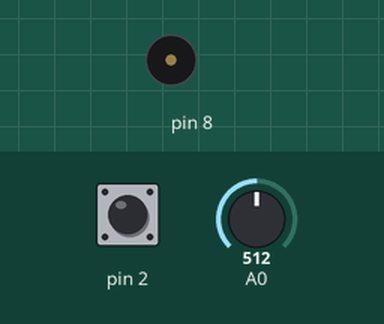
A program run on a simulated Arduino Uno, built with avr-gcc and run on an emulated ATmega328P. Parts: buzzer (waves = sounding). Inputs (shaded band) come from the test bench; at power-on: pin 2 HIGH, A0 = 512.

Above: at 1.2 s.
1.3 s: pin 2 pulled LOW for 0.15 s
At 1.48 s:
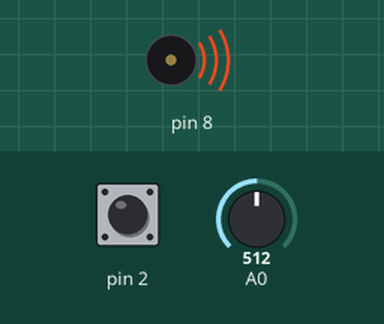
4.3 s: pin 2 pulled LOW for 1 s
6.8 s: pin 2 pulled LOW for 3.2 s
At 7.34 s:
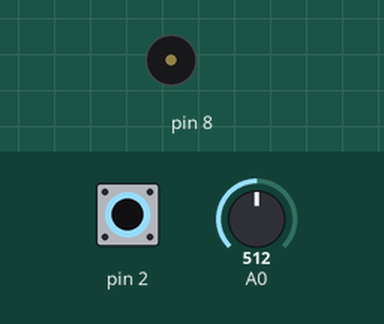
Timing chart, 0 to 17.5 s (numbered marks = the images above; inputs shaded):
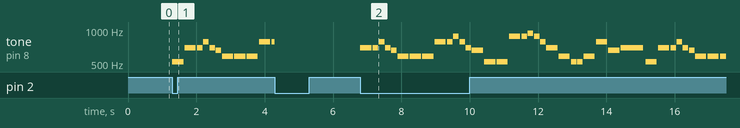

The program:

main.cpp
```cpp
#include <Arduino.h>
#include <avr/io.h>
#include <merrychristmas.h>


volatile bool isPlaying = false;
volatile unsigned long lastInterruptTime = 0;
volatile bool buttonPressed = false;


int numNotes = sizeof(melody) / sizeof(melody[0]) / 2;
int currentNote = 0;


void buttonISR() {
    unsigned long currentTime = millis();
    if (currentTime - lastInterruptTime > 300) {
        isPlaying = !isPlaying;
        lastInterruptTime = currentTime;
        buttonPressed = true;

        if (!isPlaying) {
            noTone(8);
            currentNote = 0;
        }
    }
}


void initADC() {

    ADMUX = (1 << REFS0);

    ADCSRA = (1 << ADEN) | (1 << ADPS2) | (1 << ADPS1) | (1 << ADPS0);
}


uint16_t readADC(uint8_t channel) {

    ADMUX = (ADMUX & 0xF0) | (channel & 0x0F);

    ADCSRA |= (1 << ADSC);

    while (ADCSRA & (1 << ADSC));
    return ADC;
}

long myMap(long x, long in_min, long in_max, long out_min, long out_max) {
    return (x - in_min) * (out_max - out_min) / (in_max - in_min) + out_min;
}

void setup() {

    DDRB |= (1 << DDB0);

    DDRD &= ~(1 << DDD2);   // Input
    PORTD |= (1 << PORTD2); // Enable pull-up

    initADC();

    attachInterrupt(digitalPinToInterrupt(2), buttonISR, FALLING);
}

void loop() {

    if (buttonPressed) {
        buttonPressed = false;
    }


    uint16_t potValue = readADC(0);
    int tempo = myMap(potValue, 0, 1023, 80, 250);
    int wholenote = (60000L * 4) / tempo;


    static unsigned long lastDebugPrint = 0;
    if (!isPlaying && (millis() - lastDebugPrint > 2000)) {
        lastDebugPrint = millis();
    }

    if (isPlaying) {
        if (currentNote < numNotes * 2) {
            int note = melody[currentNote];
            int divider = melody[currentNote + 1];
            int noteDuration;

            if (divider > 0) {
                noteDuration = wholenote / divider;
            } else {
                noteDuration = (wholenote / (-divider)) * 3 / 2;
            }

            if (note != REST) {
                tone(8, note, noteDuration * 9 / 10);
                delay(noteDuration);
            } else {
                delay(noteDuration);
            }

            currentNote += 2;

            if (currentNote >= numNotes * 2) {
                currentNote = 0;
            }
        }
    }
}
```

Notes.h
```cpp
// notes.h
#pragma once

#define NOTE_B0 31
#define NOTE_C1 33
#define NOTE_CS1 35
#define NOTE_D1 37
#define NOTE_DS1 39
#define NOTE_E1 41
#define NOTE_F1 44
#define NOTE_FS1 46
#define NOTE_G1 49
#define NOTE_GS1 52
#define NOTE_A1 55
#define NOTE_AS1 58
#define NOTE_B1 62
#define NOTE_C2 65
#define NOTE_CS2 69
#define NOTE_D2 73
#define NOTE_DS2 78
#define NOTE_E2 82
#define NOTE_F2 87
#define NOTE_FS2 93
#define NOTE_G2 98
#define NOTE_GS2 104
#define NOTE_A2 110
#define NOTE_AS2 117
#define NOTE_B2 123
#define NOTE_C3 131
#define NOTE_CS3 139
#define NOTE_D3 147
#define NOTE_DS3 156
#define NOTE_E3 165
#define NOTE_F3 175
#define NOTE_FS3 185
#define NOTE_G3 196
#define NOTE_GS3 208
#define NOTE_A3 220
#define NOTE_AS3 233
#define NOTE_B3 247
#define NOTE_C4 262
#define NOTE_CS4 277
#define NOTE_D4 294
#define NOTE_DS4 311
#define NOTE_E4 330
#define NOTE_F4 349
#define NOTE_FS4 370
#define NOTE_G4 392
#define NOTE_GS4 415
#define NOTE_A4 440
#define NOTE_AS4 466
#define NOTE_B4 494
#define NOTE_C5 523
#define NOTE_CS5 554
#define NOTE_D5 587
#define NOTE_DS5 622
#define NOTE_E5 659
#define NOTE_F5 698
#define NOTE_FS5 740
#define NOTE_G5 784
#define NOTE_GS5 831
#define NOTE_A5 880
#define NOTE_AS5 932
#define NOTE_B5 988
#define NOTE_C6 1047
#define NOTE_CS6 1109
#define NOTE_D6 1175
#define NOTE_DS6 1245
#define NOTE_E6 1319
#define NOTE_F6 1397
#define NOTE_FS6 1480
#define NOTE_G6 1568
#define NOTE_GS6 1661
#define NOTE_A6 1760
#define NOTE_AS6 1865
#define NOTE_B6 1976
#define NOTE_C7 2093
#define NOTE_CS7 2217
#define NOTE_D7 2349
#define NOTE_DS7 2489
#define NOTE_E7 2637
#define NOTE_F7 2794
#define NOTE_FS7 2960
#define NOTE_G7 3136
#define NOTE_GS7 3322
#define NOTE_A7 3520
#define NOTE_AS7 3729
#define NOTE_B7 3951
#define NOTE_C8 4186
#define NOTE_CS8 4435
#define NOTE_D8 4699
#define NOTE_DS8 4978
#define REST 0
```

merrychristmas.h
```cpp
        // Auto-generated from robsoncouto/arduino-songs
        // Song: merrychristmas
        #include <Notes.h>
        #pragma once
        // tempo for this song
        int tempo = 140;

        // melody for this song
        int melody[] = {

  // We Wish You a Merry Christmas
  // Score available at https://musescore.com/user/6208766/scores/1497501

  NOTE_C5,4, //1
  NOTE_F5,4, NOTE_F5,8, NOTE_G5,8, NOTE_F5,8, NOTE_E5,8,
  NOTE_D5,4, NOTE_D5,4, NOTE_D5,4,
  NOTE_G5,4, NOTE_G5,8, NOTE_A5,8, NOTE_G5,8, NOTE_F5,8,
  NOTE_E5,4, NOTE_C5,4, NOTE_C5,4,
  NOTE_A5,4, NOTE_A5,8, NOTE_AS5,8, NOTE_A5,8, NOTE_G5,8,
  NOTE_F5,4, NOTE_D5,4, NOTE_C5,8, NOTE_C5,8,
  NOTE_D5,4, NOTE_G5,4, NOTE_E5,4,

  NOTE_F5,2, NOTE_C5,4, //8
  NOTE_F5,4, NOTE_F5,8, NOTE_G5,8, NOTE_F5,8, NOTE_E5,8,
  NOTE_D5,4, NOTE_D5,4, NOTE_D5,4,
  NOTE_G5,4, NOTE_G5,8, NOTE_A5,8, NOTE_G5,8, NOTE_F5,8,
  NOTE_E5,4, NOTE_C5,4, NOTE_C5,4,
  NOTE_A5,4, NOTE_A5,8, NOTE_AS5,8, NOTE_A5,8, NOTE_G5,8,
  NOTE_F5,4, NOTE_D5,4, NOTE_C5,8, NOTE_C5,8,
  NOTE_D5,4, NOTE_G5,4, NOTE_E5,4,
  NOTE_F5,2, NOTE_C5,4,

  NOTE_F5,4, NOTE_F5,4, NOTE_F5,4,//17
  NOTE_E5,2, NOTE_E5,4,
  NOTE_F5,4, NOTE_E5,4, NOTE_D5,4,
  NOTE_C5,2, NOTE_A5,4,
  NOTE_AS5,4, NOTE_A5,4, NOTE_G5,4,
  NOTE_C6,4, NOTE_C5,4, NOTE_C5,8, NOTE_C5,8,
  NOTE_D5,4, NOTE_G5,4, NOTE_E5,4,
  NOTE_F5,2, NOTE_C5,4,
  NOTE_F5,4, NOTE_F5,8, NOTE_G5,8, NOTE_F5,8, NOTE_E5,8,
  NOTE_D5,4, NOTE_D5,4, NOTE_D5,4,

  NOTE_G5,4, NOTE_G5,8, NOTE_A5,8, NOTE_G5,8, NOTE_F5,8, //27
  NOTE_E5,4, NOTE_C5,4, NOTE_C5,4,
  NOTE_A5,4, NOTE_A5,8, NOTE_AS5,8, NOTE_A5,8, NOTE_G5,8,
  NOTE_F5,4, NOTE_D5,4, NOTE_C5,8, NOTE_C5,8,
  NOTE_D5,4, NOTE_G5,4, NOTE_E5,4,
  NOTE_F5,2, NOTE_C5,4,
  NOTE_F5,4, NOTE_F5,4, NOTE_F5,4,
  NOTE_E5,2, NOTE_E5,4,
  NOTE_F5,4, NOTE_E5,4, NOTE_D5,4,

  NOTE_C5,2, NOTE_A5,4,//36
  NOTE_AS5,4, NOTE_A5,4, NOTE_G5,4,
  NOTE_C6,4, NOTE_C5,4, NOTE_C5,8, NOTE_C5,8,
  NOTE_D5,4, NOTE_G5,4, NOTE_E5,4,
  NOTE_F5,2, NOTE_C5,4,
  NOTE_F5,4, NOTE_F5,8, NOTE_G5,8, NOTE_F5,8, NOTE_E5,8,
  NOTE_D5,4, NOTE_D5,4, NOTE_D5,4,
  NOTE_G5,4, NOTE_G5,8, NOTE_A5,8, NOTE_G5,8, NOTE_F5,8,
  NOTE_E5,4, NOTE_C5,4, NOTE_C5,4,

  NOTE_A5,4, NOTE_A5,8, NOTE_AS5,8, NOTE_A5,8, NOTE_G5,8,//45
  NOTE_F5,4, NOTE_D5,4, NOTE_C5,8, NOTE_C5,8,
  NOTE_D5,4, NOTE_G5,4, NOTE_E5,4,
  NOTE_F5,2, NOTE_C5,4,
  NOTE_F5,4, NOTE_F5,8, NOTE_G5,8, NOTE_F5,8, NOTE_E5,8,
  NOTE_D5,4, NOTE_D5,4, NOTE_D5,4,
  NOTE_G5,4, NOTE_G5,8, NOTE_A5,8, NOTE_G5,8, NOTE_F5,8,
  NOTE_E5,4, NOTE_C5,4, NOTE_C5,4,

  NOTE_A5,4, NOTE_A5,8, NOTE_AS5,8, NOTE_A5,8, NOTE_G5,8, //53
  NOTE_F5,4, NOTE_D5,4, NOTE_C5,8, NOTE_C5,8,
  NOTE_D5,4, NOTE_G5,4, NOTE_E5,4,
  NOTE_F5,2, REST,4
};

        // number of notes
        int notes = sizeof(melody) / sizeof(melody[0]) / 2;

        // whole note duration in ms
        int wholenote = (60000 * 4) / tempo;

        // durations array - to be computed from melody at runtime
        int durations[sizeof(melody) / sizeof(melody[0]) / 2];
```

Measured:
- after the input at 1.3 s, tone on pin 8: plays 523 Hz for 0.33 s, 698 Hz for 0.33 s, 698 Hz for 0.16 s, 784 Hz for 0.16 s, 698 Hz for 0.16 s, 659 Hz for 0.16 s … (11 notes in this stretch), starting at once
- after the input at 6.8 s, tone on pin 8: plays 698 Hz for 0.33 s, 698 Hz for 0.16 s, 784 Hz for 0.16 s, 698 Hz for 0.16 s, 659 Hz for 0.16 s, 587 Hz for 0.33 s … (38 notes in this stretch), starting at once
